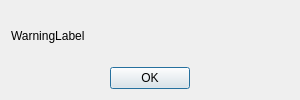
<?xml version="1.0" encoding="UTF-8"?>
<ui version="4.0">
 <class>BeforeShutdownWarningDialog</class>
 <widget class="QDialog" name="BeforeShutdownWarningDialog">
  <property name="geometry">
   <rect>
    <x>0</x>
    <y>0</y>
    <width>300</width>
    <height>100</height>
   </rect>
  </property>
  <property name="minimumSize">
   <size>
    <width>300</width>
    <height>100</height>
   </size>
  </property>
  <property name="maximumSize">
   <size>
    <width>300</width>
    <height>100</height>
   </size>
  </property>
  <property name="windowTitle">
   <string>Warning - Shutdown imminent</string>
  </property>
  <property name="modal">
   <bool>true</bool>
  </property>
  <layout class="QVBoxLayout" name="verticalLayout">
   <item>
    <widget class="QLabel" name="warningLabel">
     <property name="maximumSize">
      <size>
       <width>250</width>
       <height>75</height>
      </size>
     </property>
     <property name="text">
      <string>WarningLabel</string>
     </property>
     <property name="wordWrap">
      <bool>true</bool>
     </property>
    </widget>
   </item>
   <item>
    <widget class="QDialogButtonBox" name="buttonBox">
     <property name="orientation">
      <enum>Qt::Horizontal</enum>
     </property>
     <property name="standardButtons">
      <set>QDialogButtonBox::Ok</set>
     </property>
     <property name="centerButtons">
      <bool>true</bool>
     </property>
    </widget>
   </item>
  </layout>
 </widget>
 <resources/>
 <connections>
  <connection>
   <sender>buttonBox</sender>
   <signal>accepted()</signal>
   <receiver>BeforeShutdownWarningDialog</receiver>
   <slot>accept()</slot>
   <hints>
    <hint type="sourcelabel">
     <x>248</x>
     <y>254</y>
    </hint>
    <hint type="destinationlabel">
     <x>157</x>
     <y>274</y>
    </hint>
   </hints>
  </connection>
  <connection>
   <sender>buttonBox</sender>
   <signal>rejected()</signal>
   <receiver>BeforeShutdownWarningDialog</receiver>
   <slot>reject()</slot>
   <hints>
    <hint type="sourcelabel">
     <x>316</x>
     <y>260</y>
    </hint>
    <hint type="destinationlabel">
     <x>286</x>
     <y>274</y>
    </hint>
   </hints>
  </connection>
 </connections>
</ui>
